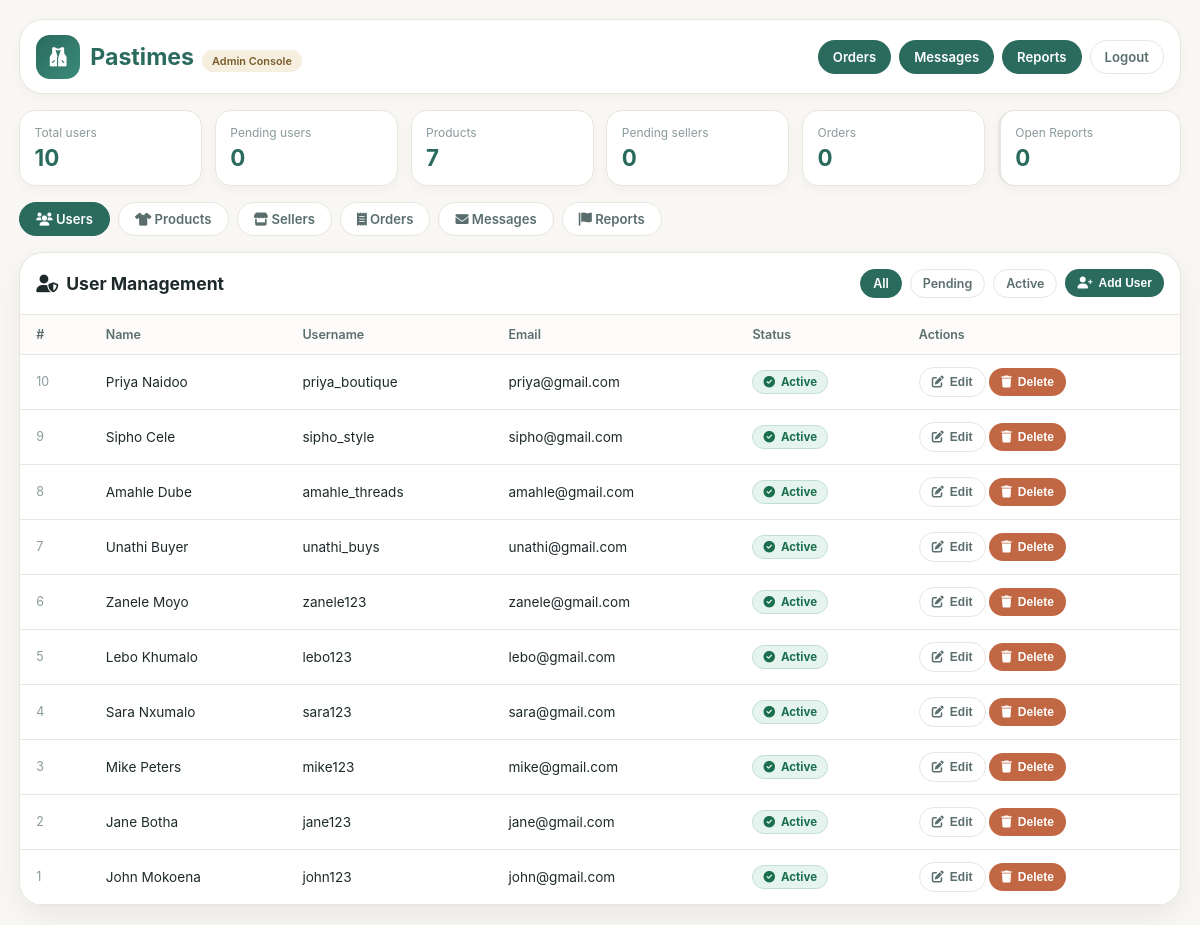
Page /pages/admin.php (signed in) on the committed database.
### tables this page shows
CREATE TABLE `tbluser` (
  `user_id` int(11) NOT NULL,
  `name` varchar(100) DEFAULT NULL,
  `email` varchar(100) DEFAULT NULL,
  `username` varchar(50) DEFAULT NULL,
  `password` varchar(255) DEFAULT NULL,
  `status` varchar(20) DEFAULT NULL,
  `role` varchar(20) DEFAULT 'user',
  `created_at` timestamp NULL DEFAULT current_timestamp()
);

### pages/admin.php (the view, shortened to what this page needs)
<?php
require_once __DIR__ . "/../config/DBConn.php";
$activeTab = $_GET["tab"] ?? "users";
mysqli_query($conn, "CREATE TABLE IF NOT EXISTS tblreport (
    report_id   INT AUTO_INCREMENT PRIMARY KEY,
    user_id     INT NOT NULL,
    user_name   VARCHAR(100) NOT NULL,
    order_id    INT DEFAULT NULL,
    category    VARCHAR(50) NOT NULL DEFAULT 'general',
    subject     VARCHAR(200) NOT NULL,
    description TEXT NOT NULL,
    status      VARCHAR(20) DEFAULT 'open',
    admin_reply TEXT DEFAULT NULL,
    replied_at  TIMESTAMP NULL DEFAULT NULL,
    created_at  TIMESTAMP DEFAULT CURRENT_TIMESTAMP
) ENGINE=InnoDB DEFAULT CHARSET=utf8mb4");
$filter = $_GET["filter"] ?? "all";
$statsQ = mysqli_query($conn, "SELECT COUNT(*) AS total, SUM(status='active') AS active, SUM(status<>'active' OR status IS NULL) AS pending FROM tblUser");
$stats  = mysqli_fetch_assoc($statsQ) ?: ["total"=>0,"active"=>0,"pending"=>0];
$where = $filter === "pending" ? " WHERE status<>'active' OR status IS NULL"
       : ($filter === "active" ? " WHERE status='active'" : "");
$users = [];
$uResult = mysqli_query($conn, "SELECT user_id,name,email,username,status FROM tblUser{$where} ORDER BY user_id DESC");
if ($uResult) while ($r = mysqli_fetch_assoc($uResult)) $users[] = $r;
$products = [];
$pResult = mysqli_query($conn,
    "SELECT p.product_id, p.name, p.brand, p.description, p.price, p.stock, p.image,
            COALESCE(s.brand_name,'Admin') AS seller_name
     FROM tblclothes p
     LEFT JOIN tblseller s ON p.seller_id = s.seller_id
     ORDER BY p.created_at DESC"
);
if ($pResult) while ($r = mysqli_fetch_assoc($pResult)) $products[] = $r;
$sellerFilter = $_GET["sf"] ?? "all";
$swhere = $sellerFilter !== "all" ? " WHERE s.approval_status='" . mysqli_real_escape_string($conn,$sellerFilter) . "'" : "";
$sellers = [];
$sResult = mysqli_query($conn,
    "SELECT s.seller_id, s.brand_name, s.description, s.phone, s.approval_status, s.created_date,
            u.name AS user_name, u.email AS user_email
     FROM tblseller s
     JOIN tblUser u ON s.user_id=u.user_id
     {$swhere}
     ORDER BY s.created_date DESC"
);
if ($sResult) while ($r = mysqli_fetch_assoc($sResult)) $sellers[] = $r;
$totalProducts = count($products);
$pendingSellers = count(array_filter($sellers, fn($s) => $s["approval_status"] === "pending"));
$totalOrdersQ = mysqli_query($conn, "SELECT COUNT(*) AS c FROM tblorder");
$totalOrders = $totalOrdersQ ? (int)(mysqli_fetch_assoc($totalOrdersQ)["c"] ?? 0) : 0;
$openReportsQ = mysqli_query($conn, "SELECT COUNT(*) AS c FROM tblreport WHERE status='open'");
$openReports  = $openReportsQ ? (int)(mysqli_fetch_assoc($openReportsQ)["c"] ?? 0) : 0;
?>
<!DOCTYPE html>
<html lang="en">
<head>
  <link rel="stylesheet" href="https://cdnjs.cloudflare.com/ajax/libs/font-awesome/6.0.0-beta3/css/all.min.css">
</head>
<body>
<div class="page">
  <header class="top-bar">
    <a href="admin.php" class="logo-area">
      <div class="logo-icon"><i class="fas fa-vest"></i></div>
      <div><span class="logo-text">Pastimes</span><span class="badge">Admin Console</span></div>
    </a>
    <nav class="nav">
      <a href="admin_orders.php">Orders</a>
      <a href="admin_messages.php">Messages</a>
      <a href="admin_reports.php">Reports <?php if ($openReports > 0): ?><span style="background:#c26743;border-radius:99px;padding:1px 7px;font-size:.68rem;margin-left:4px"><?php echo $openReports; ?></span><?php endif; ?></a>
      <a class="secondary" href="logout.php">Logout</a>
    </nav>
  </header>
  <section class="stats">
    <article class="stat"><div class="stat-label">Total users</div><div class="stat-value"><?php echo (int)$stats["total"]; ?></div></article>
    <article class="stat"><div class="stat-label">Pending users</div><div class="stat-value"><?php echo (int)$stats["pending"]; ?></div></article>
    <article class="stat"><div class="stat-label">Products</div><div class="stat-value"><?php echo $totalProducts; ?></div></article>
    <article class="stat"><div class="stat-label">Pending sellers</div><div class="stat-value"><?php echo $pendingSellers; ?></div></article>
    <article class="stat"><div class="stat-label">Orders</div><div class="stat-value"><?php echo $totalOrders; ?></div></article>
    <article class="stat" style="border-left:3px solid <?php echo $openReports > 0 ? '#c26743' : '#e8e6e1'; ?>">
      <div class="stat-label">Open Reports</div>
      <div class="stat-value" style="color:<?php echo $openReports > 0 ? '#c26743' : 'var(--green)'; ?>"><?php echo $openReports; ?></div>
    </article>
  </section>
  <nav class="tab-bar">
    <a class="tab-link <?php echo $activeTab==='users'?'active':''; ?>" href="admin.php?tab=users"><i class="fas fa-users"></i> Users</a>
    <a class="tab-link <?php echo $activeTab==='products'?'active':''; ?>" href="admin.php?tab=products"><i class="fas fa-tshirt"></i> Products</a>
    <a class="tab-link <?php echo $activeTab==='sellers'?'active':''; ?>" href="admin.php?tab=sellers"><i class="fas fa-store"></i> Sellers</a>
    <a class="tab-link" href="admin_orders.php"><i class="fas fa-receipt"></i> Orders</a>
    <a class="tab-link" href="admin_messages.php"><i class="fas fa-envelope"></i> Messages</a>
    <a class="tab-link" href="admin_reports.php" style="<?php echo $openReports > 0 ? 'border-color:#c26743;color:#c26743' : ''; ?>">
      <i class="fas fa-flag"></i> Reports<?php if ($openReports > 0): ?> <span style="background:#c26743;color:#fff;border-radius:99px;padding:1px 7px;font-size:.7rem"><?php echo $openReports; ?></span><?php endif; ?>
    </a>
  </nav>
  <?php if ($activeTab === "users"): ?>
  <section class="card">
    <div class="card-head">
      <h2><i class="fas fa-user-shield"></i> User Management</h2>
      <div style="display:flex;gap:8px;align-items:center;flex-wrap:wrap">
        <div class="filters">
          <a class="<?php echo $filter==='all'?'active':''; ?>" href="admin.php?tab=users&filter=all">All</a>
          <a class="<?php echo $filter==='pending'?'active':''; ?>" href="admin.php?tab=users&filter=pending">Pending</a>
          <a class="<?php echo $filter==='active'?'active':''; ?>" href="admin.php?tab=users&filter=active">Active</a>
        </div>
        <button class="btn btn-green" id="btnAddUser"><i class="fas fa-user-plus"></i> Add User</button>
      </div>
    </div>
    <?php if (!$users): ?>
      <div class="empty"><i class="fas fa-users"></i>No users found for this filter.</div>
    <?php else: ?>
    <table>
      <thead><tr><th>#</th><th>Name</th><th>Username</th><th>Email</th><th>Status</th><th>Actions</th></tr></thead>
      <tbody>
        <?php foreach ($users as $u):
          $isActive = (($u["status"] ?? "") === "active");
        ?>
        <tr>
          <td class="muted"><?php echo (int)$u["user_id"]; ?></td>
          <td><?php echo htmlspecialchars($u["name"] ?? ""); ?></td>
          <td><?php echo htmlspecialchars($u["username"] ?? ""); ?></td>
          <td><?php echo htmlspecialchars($u["email"] ?? ""); ?></td>
          <td>
            <span class="status <?php echo $isActive?'active':''; ?>">
              <i class="fas <?php echo $isActive?'fa-circle-check':'fa-hourglass-half'; ?>"></i>
              <?php echo $isActive ? 'Active' : 'Pending'; ?>
            </span>
          </td>
          <td style="white-space:nowrap">
            <button class="btn btn-outline btn-edit-user"
              data-id="<?php echo (int)$u["user_id"]; ?>"
              data-name="<?php echo htmlspecialchars($u["name"] ?? "", ENT_QUOTES); ?>"
              data-email="<?php echo htmlspecialchars($u["email"] ?? "", ENT_QUOTES); ?>"
              data-username="<?php echo htmlspecialchars($u["username"] ?? "", ENT_QUOTES); ?>"
              data-status="<?php echo htmlspecialchars($u["status"] ?? "pending", ENT_QUOTES); ?>">
              <i class="fas fa-edit"></i> Edit
            </button>
            <form method="POST" style="display:inline" onsubmit="return confirm('Delete this user permanently?')">
              <button type="submit" class="btn btn-rust"><i class="fas fa-trash"></i> Delete</button>
            </form>
          </td>
        </tr>
        <?php endforeach; ?>
      </tbody>
    </table>
    <?php endif; ?>
  </section>
  <?php endif; ?>
</div>
</body>
</html>

### pages/admin.php (style rules this page uses)
* { margin:0;padding:0;box-sizing:border-box }
:root { --bg:#f9f7f4;--white:#fff;--text:#1e2a2a;--sec:#5a6e6e;--muted:#8a9b9b; --green:#2a6b5e;--dark:#1e5247;--rust:#c26743;--gold:#d4a259; --border:#e8e6e1;--sm:0 4px 12px rgba(0,0,0,.03);--md:0 12px 28px rgba(0,0,0,.06); --lg:24px;--md-r:16px;--sm-r:12px }
body { font-family:-apple-system,BlinkMacSystemFont,'Segoe UI',Roboto,sans-serif;background:var(--bg);color:var(--text);min-height:100vh;padding:1.2rem }
.page { max-width:1200px;margin:0 auto }
.top-bar { display:flex;align-items:center;justify-content:space-between;flex-wrap:wrap;gap:1rem;background:var(--white);border:1px solid var(--border);border-radius:var(--lg);padding:.9rem 1rem;box-shadow:var(--sm);margin-bottom:1rem }
.logo-area { display:flex;align-items:center;gap:10px;text-decoration:none }
.logo-icon { width:44px;height:44px;background:linear-gradient(135deg,var(--green),#3a8a7a);border-radius:14px;display:flex;align-items:center;justify-content:center;color:#fff;font-size:1.2rem }
.logo-text { font-size:1.45rem;font-weight:700;color:var(--green) }
.badge { background:#f6efe0;color:#7a5a2a;font-size:.68rem;font-weight:600;padding:4px 10px;border-radius:30px;margin-left:8px }
.nav { display:flex;gap:8px;flex-wrap:wrap }
.nav a { text-decoration:none;background:var(--green);color:#fff;border-radius:40px;padding:8px 14px;font-size:.82rem;font-weight:600;transition:.2s;border:1px solid transparent }
.nav a.secondary { background:transparent;color:var(--sec);border-color:var(--border) }
.stats { display:grid;grid-template-columns:repeat(auto-fit,minmax(140px,1fr));gap:.8rem;margin-bottom:1rem }
.stat { background:var(--white);border:1px solid var(--border);border-radius:var(--md-r);padding:.9rem;box-shadow:var(--sm) }
.stat-label { font-size:.75rem;color:var(--muted);margin-bottom:.2rem }
.stat-value { font-size:1.4rem;font-weight:700;color:var(--green) }
.tab-bar { display:flex;gap:8px;margin-bottom:1rem;flex-wrap:wrap }
.tab-link { text-decoration:none;padding:8px 16px;border-radius:40px;border:1px solid var(--border);color:var(--sec);font-size:.82rem;font-weight:600;background:#fff;transition:.2s }
.tab-link.active { background:var(--green);color:#fff;border-color:var(--green) }
.card { background:var(--white);border:1px solid var(--border);border-radius:var(--lg);box-shadow:var(--md);overflow:hidden }
.card-head { padding:1rem;border-bottom:1px solid var(--border);display:flex;align-items:center;justify-content:space-between;gap:.8rem;flex-wrap:wrap }
.card-head h2 { font-size:1.1rem;font-weight:700;display:flex;align-items:center;gap:8px }
.filters { display:flex;gap:8px;flex-wrap:wrap }
.filters a { text-decoration:none;font-size:.78rem;padding:6px 12px;border-radius:30px;border:1px solid var(--border);color:var(--sec);background:#fff;font-weight:600 }
.filters a.active { background:var(--green);border-color:var(--green);color:#fff }
table { width:100%;border-collapse:collapse }
th,td { text-align:left;padding:.75rem 1rem;border-bottom:1px solid var(--border);font-size:.85rem;vertical-align:middle }
th { color:var(--sec);font-weight:600;background:#fcfbf9;font-size:.78rem }
.status { display:inline-flex;align-items:center;gap:6px;border-radius:999px;padding:4px 10px;font-size:.72rem;font-weight:700;background:#fff2e7;color:#a4532f;border:1px solid #f0d3bf }
.status.active { background:#e6f4f0;color:#1b6f4e;border-color:#c3dfd5 }
.btn { display:inline-flex;align-items:center;gap:6px;border:none;border-radius:30px;padding:7px 12px;font-size:.75rem;font-weight:700;cursor:pointer;transition:.2s }
.btn-green { background:var(--green);color:#fff }
.btn-rust { background:var(--rust);color:#fff }
.btn-outline { background:transparent;border:1px solid var(--border);color:var(--sec) }
.muted { color:var(--muted);font-size:.78rem }

### rows in the picture
tbluser: user_id "10", name "Priya Naidoo", username "priya_boutique", email "priya@gmail.com", status "Active"
tbluser: user_id "9", name "Sipho Cele", username "sipho_style", email "sipho@gmail.com", status "Active"
tbluser: user_id "8", name "Amahle Dube", username "amahle_threads", email "amahle@gmail.com", status "Active"
tbluser: user_id "7", name "Unathi Buyer", username "unathi_buys", email "unathi@gmail.com", status "Active"
tbluser: user_id "6", name "Zanele Moyo", username "zanele123", email "zanele@gmail.com", status "Active"
tbluser: user_id "5", name "Lebo Khumalo", username "lebo123", email "lebo@gmail.com", status "Active"
tbluser: user_id "4", name "Sara Nxumalo", username "sara123", email "sara@gmail.com", status "Active"
tbluser: user_id "3", name "Mike Peters", username "mike123", email "mike@gmail.com", status "Active"
tbluser: user_id "2", name "Jane Botha", username "jane123", email "jane@gmail.com", status "Active"
tbluser: user_id "1", name "John Mokoena", username "john123", email "john@gmail.com", status "Active"

### other values in the picture
$stats["total"] "10"
$stats["pending"] "0"
$totalProducts "7"
$pendingSellers "0"
$totalOrders "0"
$openReports "0"
